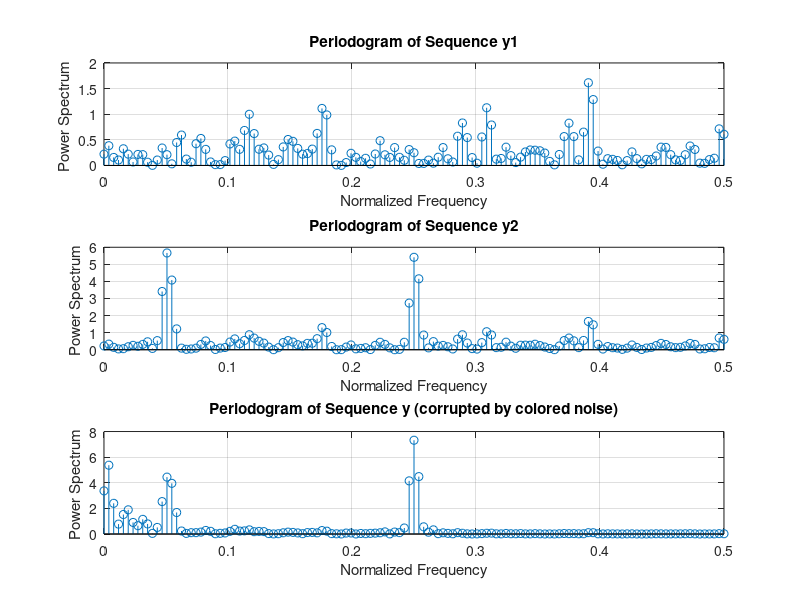

Reproduce this figure in MATLAB.
clear all;

% Load the data
load('SinusInNoise1.mat');
load('SinusInNoise2.mat');

% Compute the periodograms
[Pxx1, frequencies1] = periodogram(y1);
[Pxx2, frequencies2] = periodogram(y2);
[Pxx3, frequencies3] = periodogram(y);

% Create the figure for plotting
figure(1);

% Plot the periodogram for y1
subplot(3, 1, 1);
stem(frequencies1/(2*pi), Pxx1);
title('Periodogram of Sequence y1');
xlabel('Normalized Frequency');
ylabel('Power Spectrum ');
grid on;

% Plot the periodogram for y2
subplot(3, 1, 2);
stem(frequencies2/(2*pi), Pxx2);
title('Periodogram of Sequence y2');
xlabel('Normalized Frequency');
ylabel('Power Spectrum ');
grid on;

% Plot the periodogram for y2
subplot(3, 1, 3);
stem(frequencies3/(2*pi), Pxx3);
title('Periodogram of Sequence y (corrupted by colored noise)');
xlabel('Normalized Frequency');
ylabel('Power Spectrum ');
grid on;
% % Create the figure for plotting
% figure(2);
% 
% % Plot the periodogram for y1
% subplot(2, 1, 1);
% plot(frequencies1/(2*pi), 10*log10(Pxx1));
% title('Periodogram of Sequence y1');
% xlabel('Normalized Frequency');
% ylabel('Power Spectrum (dB)');
% grid on;
% 
% % Plot the periodogram for y2
% subplot(2, 1, 2);
% plot(frequencies2/(2*pi), 10*log10(Pxx2));
% title('Periodogram of Sequence y2');
% xlabel('Normalized Frequency');
% ylabel('Power Spectrum (dB)');
% grid on;





